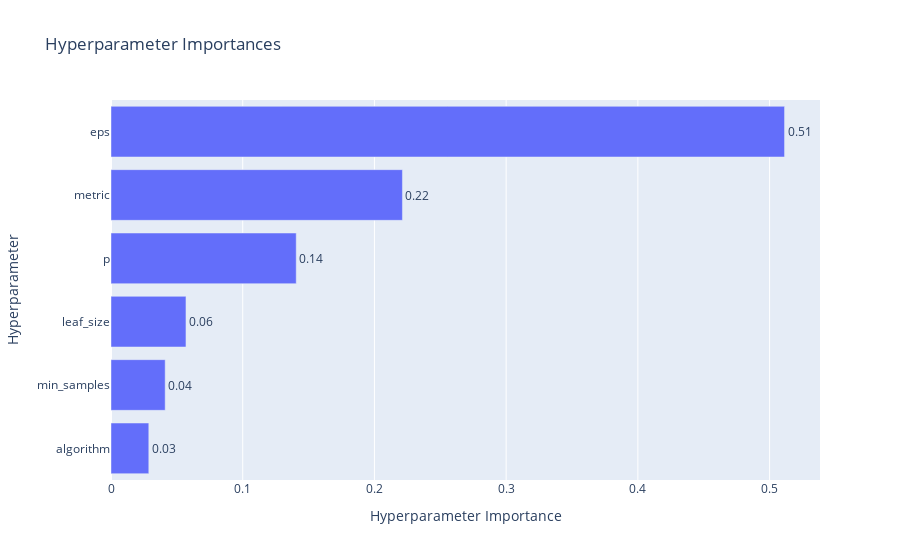

The notebook cell this image was saved under:
### Code cell
optuna.visualization.plot_param_importances(study_dbscan)

### Figure 1 — Plotly figure (JSON) as saved in the notebook; plotly's stock layout.template omitted (floating-point values rounded to 4 significant figures)
{"data": [{"cliponaxis": false, "hovertemplate": ["algorithm (CategoricalDistribution): 0.028700432292575656<extra></extra>", "min_samples (IntDistribution): 0.041130562107344525<extra></extra>", "leaf_size (IntDistribution): 0.05691531472515966<extra></extra>", "p (FloatDistribution): 0.14062797963153995<extra></extra>", "metric (CategoricalDistribution): 0.22125657867340504<extra></extra>", "eps (FloatDistribution): 0.5113691325699752<extra></extra>"], "name": "Objective Value", "orientation": "h", "text": ["0.03", "0.04", "0.06", "0.14", "0.22", "0.51"], "textposition": "outside", "type": "bar", "x": [0.0287, 0.04113, 0.05692, 0.1406, 0.2213, 0.5114], "y": ["algorithm", "min_samples", "leaf_size", "p", "metric", "eps"]}], "layout": {"title": {"text": "Hyperparameter Importances"}, "xaxis": {"title": {"text": "Hyperparameter Importance"}}, "yaxis": {"title": {"text": "Hyperparameter"}}}}
